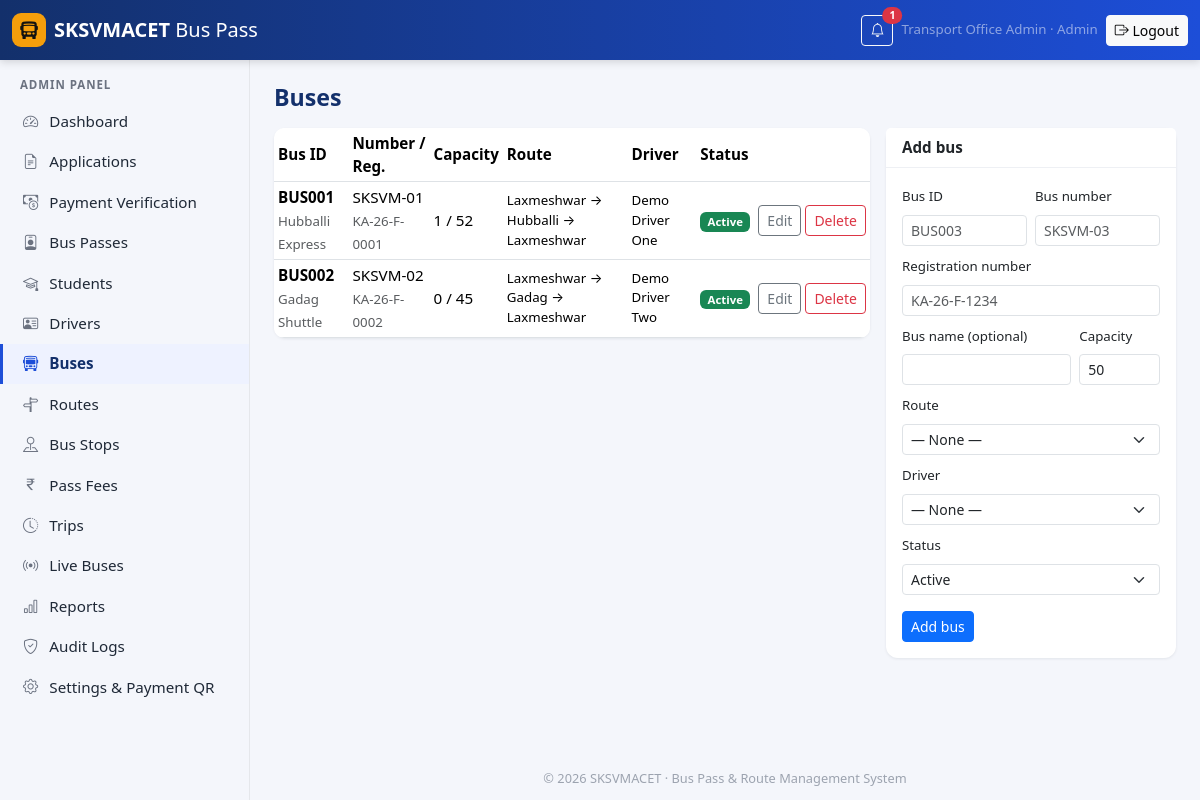
The page /admin/buses.php (signed in) on the database its author committed.
### tables this page shows
CREATE TABLE users (
    id              INT UNSIGNED AUTO_INCREMENT PRIMARY KEY,
    role            ENUM('student','driver','admin') NOT NULL,
    email           VARCHAR(150) NOT NULL,
    username        VARCHAR(60)  NULL,
    password_hash   VARCHAR(255) NOT NULL,
    full_name       VARCHAR(120) NOT NULL,
    phone           VARCHAR(15)  NULL,
    status          ENUM('active','inactive') NOT NULL DEFAULT 'active',
    last_login_at   DATETIME NULL,
    created_at      DATETIME NOT NULL DEFAULT CURRENT_TIMESTAMP,
    updated_at      DATETIME NOT NULL DEFAULT CURRENT_TIMESTAMP ON UPDATE CURRENT_TIMESTAMP,
    UNIQUE KEY uq_users_email (email),
    UNIQUE KEY uq_users_username (username),
    KEY idx_users_role (role, status)
);

CREATE TABLE buses (
    id                   INT UNSIGNED AUTO_INCREMENT PRIMARY KEY,
    bus_code             VARCHAR(20) NOT NULL,           
    bus_number           VARCHAR(20) NOT NULL,           
    registration_number  VARCHAR(20) NOT NULL,           
    bus_name             VARCHAR(80) NULL,
    capacity             SMALLINT UNSIGNED NOT NULL DEFAULT 50,
    route_id             INT UNSIGNED NULL,
    status               ENUM('active','inactive','maintenance') NOT NULL DEFAULT 'active',
    created_at           DATETIME NOT NULL DEFAULT CURRENT_TIMESTAMP,
    updated_at           DATETIME NOT NULL DEFAULT CURRENT_TIMESTAMP ON UPDATE CURRENT_TIMESTAMP,
    UNIQUE KEY uq_bus_code (bus_code),
    UNIQUE KEY uq_bus_reg (registration_number),
    CONSTRAINT fk_bus_route FOREIGN KEY (route_id) REFERENCES routes(id) ON DELETE SET NULL
);

CREATE TABLE routes (
    id             INT UNSIGNED AUTO_INCREMENT PRIMARY KEY,
    route_code     VARCHAR(20)  NOT NULL,
    name           VARCHAR(120) NOT NULL,
    origin         VARCHAR(80)  NOT NULL,
    destination    VARCHAR(80)  NOT NULL,
    is_round_trip  TINYINT(1)   NOT NULL DEFAULT 1,
    description    VARCHAR(255) NULL,
    status         ENUM('active','inactive') NOT NULL DEFAULT 'active',
    created_at     DATETIME NOT NULL DEFAULT CURRENT_TIMESTAMP,
    updated_at     DATETIME NOT NULL DEFAULT CURRENT_TIMESTAMP ON UPDATE CURRENT_TIMESTAMP,
    UNIQUE KEY uq_routes_code (route_code)
);

### public/admin/buses.php (the view, shortened to what the rows shown need)
<?php
$admin = require_role('admin');
$buses = q_all("SELECT b.*, r.name AS route_name, u.full_name AS driver_name, d.id AS driver_id,
                       (SELECT COUNT(*) FROM bus_passes p WHERE p.bus_id = b.id AND p.status = 'active' AND p.valid_until >= CURDATE()) AS passengers,
                       (SELECT t.status FROM trips t WHERE t.bus_id = b.id AND t.status = 'active' LIMIT 1) AS trip
                FROM buses b LEFT JOIN routes r ON r.id = b.route_id
                LEFT JOIN driver_bus_assignments a ON a.bus_id = b.id AND a.is_active = 1
                LEFT JOIN drivers d ON d.id = a.driver_id LEFT JOIN users u ON u.id = d.user_id
                ORDER BY b.bus_code");
page_header('Buses', 'buses.php');
?>
<div class="row g-3">
  <div class="col-xl-8"><div class="card"><div class="table-responsive"><table class="table table-sm align-middle mb-0">
    <thead><tr><th>Bus ID</th><th>Number / Reg.</th><th>Capacity</th><th>Route</th><th>Driver</th><th>Status</th><th></th></tr></thead>
    <tbody>
    <?php foreach ($buses as $b): ?>
    <tr>
      <td><strong><?= e($b['bus_code']) ?></strong><br><small class="text-muted"><?= e($b['bus_name'] ?? '') ?></small></td>
      <td><?= e($b['bus_number']) ?><br><small class="text-muted"><?= e($b['registration_number']) ?></small></td>
      <td><?= (int) $b['passengers'] ?> / <?= (int) $b['capacity'] ?></td>
      <td class="small"><?= e($b['route_name'] ?? '—') ?></td>
      <td class="small"><?= e($b['driver_name'] ?? '—') ?></td>
      <td><?= status_badge($b['status']) ?><?= $b['trip'] ? ' <a class="badge text-bg-success text-decoration-none" href="' . e(url('admin/live-map.php?bus=' . $b['id'])) . '">on trip</a>' : '' ?></td>
      <td class="text-nowrap"><a class="btn btn-sm btn-outline-secondary" href="<?= e(url('admin/buses.php?edit=' . $b['id'])) ?>">Edit</a>
        <form method="post" class="d-inline" data-confirm="Delete bus <?= e($b['bus_code']) ?>?"><button class="btn btn-sm btn-outline-danger">Delete</button></form></td>
    </tr>
    <?php endforeach; ?>
    </tbody>
  </table></div></div></div>
</div>
<?php page_footer();

### src/views/layout.php (shortened to what the rows shown need)
<?php
function render_head(string $title, array $styles = []): void
{
    ?><!doctype html>
<html lang="en">
<head>
<link rel="stylesheet" href="<?= e(asset('vendor/bootstrap/bootstrap.min.css')) ?>">
<link rel="stylesheet" href="<?= e(asset('vendor/bootstrap-icons/bootstrap-icons.min.css')) ?>">
<link rel="stylesheet" href="<?= e(asset('css/app.css')) ?>">
</head>
<?php
}
function page_header(string $title, string $active = '', array $styles = []): void
{
    $user = current_user();
    $role = $user['role'] ?? null;
    render_head($title, $styles);
    $unread = $user ? unread_notifications((int) $user['id']) : 0;
    ?>
<body class="panel role-<?= e($role ?? 'guest') ?>">
<nav class="navbar navbar-dark topbar sticky-top">
  <div class="container-fluid">
    <?php if ($user): ?>
    <div class="d-flex align-items-center gap-2">
      <a class="btn btn-sm btn-outline-light position-relative" href="<?= e(url($role . '/notifications.php')) ?>" aria-label="Notifications">
        <i class="bi bi-bell"></i>
        <?php if ($unread > 0): ?><span class="position-absolute top-0 start-100 translate-middle badge rounded-pill bg-danger"><?= $unread ?></span><?php endif; ?>
      </a>
      <span class="text-white-50 small d-none d-md-inline"><?= e($user['full_name']) ?> · <?= e(ucfirst($role)) ?></span>
      <form method="post" action="<?= e(url('logout.php')) ?>" class="m-0">
        <button class="btn btn-sm btn-light" type="submit"><i class="bi bi-box-arrow-right"></i><span class="d-none d-sm-inline"> Logout</span></button>
      </form>
    </div>
    <?php endif; ?>
  </div>
</nav>
<div class="d-flex">
  <?php if ($role): ?>
  <aside class="sidebar offcanvas-lg offcanvas-start" tabindex="-1" id="sidebar" aria-labelledby="sidebarLabel">
    <div class="offcanvas-body flex-column p-0">
      <div class="sidebar-role"><?= e(ucfirst($role)) ?> Panel</div>
      <ul class="nav flex-column">
        <?php foreach (NAV[$role] as [$file, $label, $icon]): ?>
        <li class="nav-item"><a class="nav-link<?= $file === $active ? ' active' : '' ?>" href="<?= e(url($role . '/' . $file)) ?>"><i class="bi bi-<?= e($icon) ?>"></i> <?= e($label) ?></a></li>
        <?php endforeach; ?>
      </ul>
    </div>
  </aside>
  <?php endif; ?>
  <main class="content flex-grow-1">
    <div class="container-fluid py-4 px-3 px-md-4">
      <h1 class="page-title"><?= e($title) ?></h1>
<?php
}
function page_footer(array $scripts = []): void
{
    ?>
    </div>
  </main>
</div>
</body>
</html>
<?php
}
    ?>

### src/helpers.php (shortened to what the rows shown need)
<?php
function e(mixed $value): string
{
    return htmlspecialchars((string) ($value ?? ''), ENT_QUOTES | ENT_SUBSTITUTE, 'UTF-8');
}
function base_path(): string
{
    static $base = null;
    if ($base !== null) {
        return $base;
    }
    $script = str_replace('\\', '/', (string) ($_SERVER['SCRIPT_NAME'] ?? ''));
    $pos = strpos($script, '/public/');
    if ($pos !== false) {
        $base = substr($script, 0, $pos + 7);
    } else {
        $file = str_replace('\\', '/', (string) ($_SERVER['SCRIPT_FILENAME'] ?? ''));
        $pub  = str_replace('\\', '/', PUBLIC_PATH);
        $rel  = str_starts_with($file, $pub) ? substr($file, strlen($pub)) : $script;
        $base = rtrim(substr($script, 0, strlen($script) - strlen($rel)), '/');
    }
    return $base;
}
function url(string $path = ''): string
{
    return base_path() . '/' . ltrim($path, '/');
}
function asset(string $path): string
{
    $file = PUBLIC_PATH . '/assets/' . ltrim($path, '/');
    $v = is_file($file) ? '?v=' . filemtime($file) : '';
    return url('assets/' . ltrim($path, '/')) . $v;
}
function status_badge(?string $status): string
{
    [$label, $color] = STATUS_LABELS[$status ?? ''] ?? [ucwords(str_replace('_', ' ', (string) $status)), 'secondary'];
    return '<span class="badge text-bg-' . $color . '">' . e($label) . '</span>';
}

### rows shown on the page
users: id "1", full_name "Transport Office Admin", role "Admin", role "ADMIN"
buses: bus_code "BUS001", bus_name "Hubballi Express", bus_number "SKSVM-01", registration_number "KA-26-F-0001", passengers "1", capacity "52", route.name "Laxmeshwar → Hubballi → Laxmeshwar", users.full_name "Demo Driver One"
buses: bus_code "BUS002", bus_name "Gadag Shuttle", bus_number "SKSVM-02", registration_number "KA-26-F-0002", passengers "0", capacity "45", route.name "Laxmeshwar → Gadag → Laxmeshwar", users.full_name "Demo Driver Two"

### other values the page prints
college_name() "SKSVMACET"
$label "Dashboard"
$label "Applications"
$label "Payment Verification"
$label "Bus Passes"
$label "Students"
$label "Drivers"
$label "Buses"
$label "Routes"
$label "Bus Stops"
$label "Pass Fees"
$label "Trips"
$label "Live Buses"
$label "Reports"
$label "Audit Logs"
